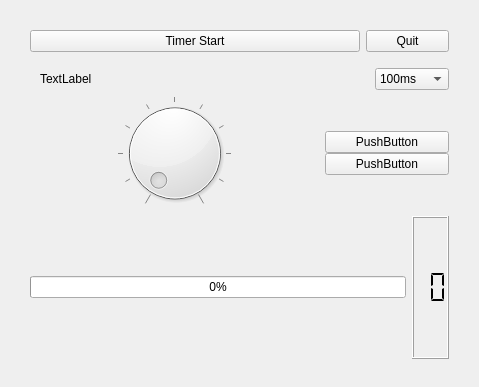
<?xml version="1.0" encoding="UTF-8"?>
<ui version="4.0">
 <class>DialCient</class>
 <widget class="QWidget" name="DialCient">
  <property name="geometry">
   <rect>
    <x>0</x>
    <y>0</y>
    <width>479</width>
    <height>387</height>
   </rect>
  </property>
  <property name="windowTitle">
   <string>DialCient</string>
  </property>
  <widget class="QWidget" name="verticalLayoutWidget">
   <property name="geometry">
    <rect>
     <x>19</x>
     <y>19</y>
     <width>441</width>
     <height>351</height>
    </rect>
   </property>
   <layout class="QVBoxLayout" name="verticalLayout" stretch="1,1,5,1">
    <item>
     <layout class="QHBoxLayout" name="horizontalLayout" stretch="4,1">
      <item>
       <widget class="QPushButton" name="pTimerButton">
        <property name="text">
         <string>Timer Start</string>
        </property>
        <property name="checkable">
         <bool>true</bool>
        </property>
       </widget>
      </item>
      <item>
       <widget class="QPushButton" name="pQuitButton">
        <property name="text">
         <string>Quit</string>
        </property>
       </widget>
      </item>
     </layout>
    </item>
    <item>
     <layout class="QHBoxLayout" name="horizontalLayout_2">
      <property name="spacing">
       <number>0</number>
      </property>
      <property name="leftMargin">
       <number>10</number>
      </property>
      <property name="topMargin">
       <number>10</number>
      </property>
      <item>
       <widget class="QLabel" name="pLabel">
        <property name="text">
         <string>TextLabel</string>
        </property>
       </widget>
      </item>
      <item>
       <spacer name="horizontalSpacer">
        <property name="orientation">
         <enum>Qt::Horizontal</enum>
        </property>
        <property name="sizeHint" stdset="0">
         <size>
          <width>40</width>
          <height>20</height>
         </size>
        </property>
       </spacer>
      </item>
      <item>
       <widget class="QComboBox" name="pComboBox">
        <property name="maxCount">
         <number>2147483644</number>
        </property>
        <item>
         <property name="text">
          <string>100ms</string>
         </property>
        </item>
        <item>
         <property name="text">
          <string>200ms</string>
         </property>
        </item>
        <item>
         <property name="text">
          <string>300ms</string>
         </property>
        </item>
        <item>
         <property name="text">
          <string>400ms</string>
         </property>
        </item>
        <item>
         <property name="text">
          <string>500ms</string>
         </property>
        </item>
        <item>
         <property name="text">
          <string>600ms</string>
         </property>
        </item>
        <item>
         <property name="text">
          <string>700ms</string>
         </property>
        </item>
        <item>
         <property name="text">
          <string>800ms</string>
         </property>
        </item>
        <item>
         <property name="text">
          <string>900ms</string>
         </property>
        </item>
        <item>
         <property name="text">
          <string>1000ms</string>
         </property>
        </item>
       </widget>
      </item>
     </layout>
    </item>
    <item>
     <layout class="QHBoxLayout" name="horizontalLayout_3" stretch="7,3">
      <item>
       <widget class="QDial" name="pDial">
        <property name="maximum">
         <number>10</number>
        </property>
        <property name="singleStep">
         <number>1</number>
        </property>
        <property name="notchesVisible">
         <bool>true</bool>
        </property>
       </widget>
      </item>
      <item>
       <layout class="QVBoxLayout" name="verticalLayout_2">
        <property name="spacing">
         <number>0</number>
        </property>
        <property name="topMargin">
         <number>35</number>
        </property>
        <property name="bottomMargin">
         <number>35</number>
        </property>
        <item>
         <widget class="QPushButton" name="pushButton">
          <property name="text">
           <string>PushButton</string>
          </property>
         </widget>
        </item>
        <item>
         <widget class="QPushButton" name="pushButton_2">
          <property name="text">
           <string>PushButton</string>
          </property>
         </widget>
        </item>
       </layout>
      </item>
     </layout>
    </item>
    <item>
     <layout class="QHBoxLayout" name="horizontalLayout_4">
      <item>
       <widget class="QProgressBar" name="pProgressBar">
        <property name="value">
         <number>0</number>
        </property>
       </widget>
      </item>
      <item>
       <widget class="QLCDNumber" name="pLcdNumber">
        <property name="digitCount">
         <number>2</number>
        </property>
        <property name="segmentStyle">
         <enum>QLCDNumber::Flat</enum>
        </property>
       </widget>
      </item>
     </layout>
    </item>
   </layout>
  </widget>
 </widget>
 <layoutdefault spacing="6" margin="11"/>
 <resources/>
 <connections>
  <connection>
   <sender>pDial</sender>
   <signal>valueChanged(int)</signal>
   <receiver>pLcdNumber</receiver>
   <slot>display(int)</slot>
   <hints>
    <hint type="sourcelabel">
     <x>171</x>
     <y>218</y>
    </hint>
    <hint type="destinationlabel">
     <x>439</x>
     <y>348</y>
    </hint>
   </hints>
  </connection>
 </connections>
</ui>
